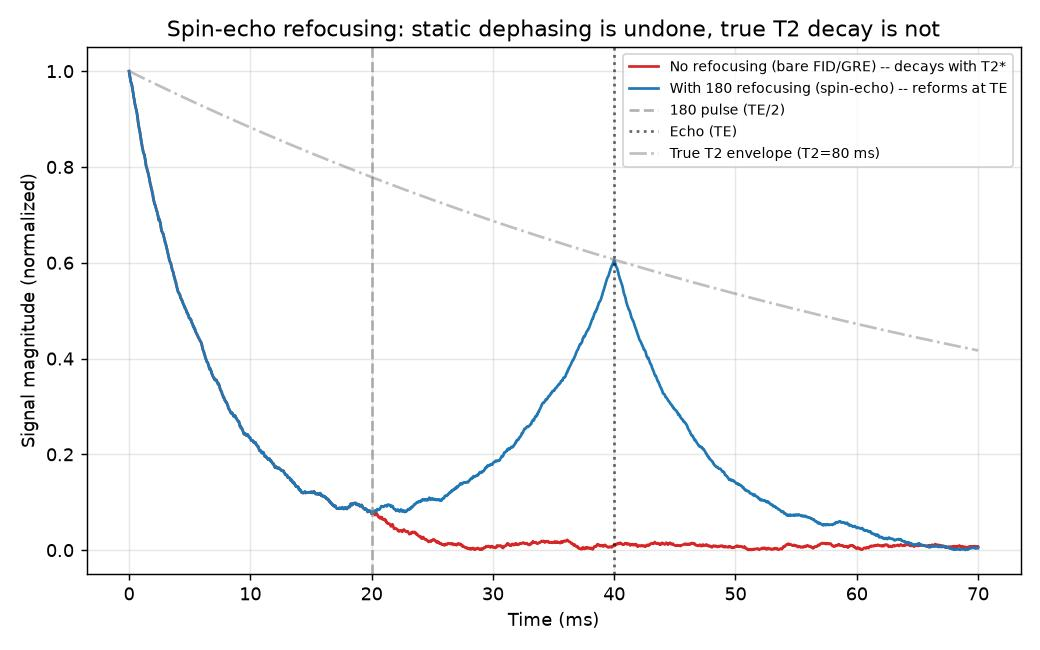

Source code (Python):
"""
bloch_sim/refocusing_demo.py — proof that a 180 refocusing pulse undoes
static-inhomogeneity dephasing, and a direct visual of why spin-echo
signal decays with T2 (slow) while a bare FID/GRE decays with T2* (fast).

Method: represent local field inhomogeneity as a population of
isochromats, each with its own STATIC off-resonance frequency f_i drawn
from a Lorentzian distribution (a Lorentzian linewidth is the standard
model for T2'-type static dephasing -- its Fourier transform is exactly
an exponential decay, which is why an inhomogeneous bare FID looks
exponentially-decaying even though no "true" relaxation has occurred).

For isochromat i, accumulated phase before the 180 (at TE/2):
    phase_before = 2*pi*f_i*(TE/2)
A 180 pulse flips this phase. Accumulated phase after the 180, at any
time t > TE/2:
    phase(t) = -phase_before + 2*pi*f_i*(t - TE/2)
Substitute t = TE:
    phase(TE) = -2*pi*f_i*(TE/2) + 2*pi*f_i*(TE/2) = 0
...for EVERY f_i, regardless of its value. That's the whole proof: no
matter how much static dephasing occurred, the 180 exactly undoes it by
time TE.

We separately multiply in an exp(-t/T2) envelope to represent TRUE,
irreversible relaxation (random microscopic processes -- diffusion,
spin-spin interactions -- that no refocusing pulse can undo). This is
why the echo peak at TE is below the initial signal, even though the
reversible (static-inhomogeneity) part refocused perfectly.
"""

import numpy as np


def simulate_signal(f_offsets, te, t2, t_max, n_t=2000):
    """
    f_offsets : array of per-isochromat static off-resonance frequencies (Hz)
    te        : echo time (s) -- the 180 is applied at te/2
    t2        : true T2 (s), applied as an overall irreversible envelope
    t_max     : total simulated time (s)
    Returns t (n_t,), signal_with_refocusing (n_t,), signal_no_refocusing (n_t,)
    """
    t = np.linspace(0, t_max, n_t)

    # --- No refocusing (bare FID/GRE case): phase just accumulates ---
    phase_no_refocus = 2 * np.pi * np.outer(t, f_offsets)  # (n_t, n_iso)
    signal_no_refocus = np.abs(np.mean(np.exp(1j * phase_no_refocus), axis=1))
    signal_no_refocus *= np.exp(-t / t2)  # true relaxation still applies

    # --- With refocusing: phase flips at TE/2 ---
    # Before TE/2: normal accumulation, phase(t) = 2*pi*f_i*t
    # At TE/2: 180 pulse flips accumulated phase -> -phase(TE/2)
    # After TE/2: continues accumulating from that flipped starting point:
    #   phase(t) = -phase(TE/2) + 2*pi*f_i*(t - TE/2)
    # At t = TE this equals exactly 0 for every f_i -- the refocusing proof.
    phase_at_flip = 2 * np.pi * (te / 2) * f_offsets  # (n_iso,), phase(TE/2)
    phase_refocus = np.where(
        t[:, None] <= te / 2,
        2 * np.pi * np.outer(t, f_offsets),
        -phase_at_flip[None, :] + 2 * np.pi * np.outer(t - te / 2, f_offsets),
    )
    signal_refocus = np.abs(np.mean(np.exp(1j * phase_refocus), axis=1))
    signal_refocus *= np.exp(-t / t2)  # true relaxation still applies -- this
                                        # is what keeps the echo peak BELOW 1.0

    return t, signal_refocus, signal_no_refocus


if __name__ == "__main__":
    import matplotlib
    matplotlib.use("Agg")
    import matplotlib.pyplot as plt

    np.random.seed(0)
    n_iso = 2000
    # Lorentzian-distributed static off-resonance frequencies -- standard
    # model for field-inhomogeneity-induced dephasing (T2' contribution)
    linewidth_hz = 40.0  # controls how fast the "no refocusing" case decays
    f_offsets = linewidth_hz * np.tan(np.pi * (np.random.rand(n_iso) - 0.5)) * 0.5

    te = 0.040       # 40 ms echo time
    t2_true = 0.080  # 80 ms -- the TRUE, irreversible T2
    t_max = 0.070    # simulate a bit past TE to show the post-echo decay

    t, signal_refocus, signal_no_refocus = simulate_signal(
        f_offsets, te=te, t2=t2_true, t_max=t_max
    )

    plt.figure(figsize=(8, 5))
    plt.plot(t * 1e3, signal_no_refocus, label="No refocusing (bare FID/GRE) -- decays with T2*", color="tab:red")
    plt.plot(t * 1e3, signal_refocus, label="With 180 refocusing (spin-echo) -- reforms at TE", color="tab:blue")
    plt.axvline(te / 2 * 1e3, color="gray", linestyle="--", alpha=0.6, label="180 pulse (TE/2)")
    plt.axvline(te * 1e3, color="black", linestyle=":", alpha=0.6, label="Echo (TE)")
    plt.plot(t * 1e3, np.exp(-t / t2_true), color="gray", linestyle="-.", alpha=0.5,
              label=f"True T2 envelope (T2={t2_true*1e3:.0f} ms)")
    plt.xlabel("Time (ms)")
    plt.ylabel("Signal magnitude (normalized)")
    plt.title("Spin-echo refocusing: static dephasing is undone, true T2 decay is not")
    plt.legend(fontsize=8)
    plt.grid(alpha=0.3)
    plt.tight_layout()
    plt.savefig("bloch_sim/refocusing_demo.jpg", dpi=130)

    echo_idx = np.argmin(np.abs(t - te))
    print(f"Signal at TE, WITH refocusing:    {signal_refocus[echo_idx]:.3f}")
    print(f"Signal at TE, WITHOUT refocusing: {signal_no_refocus[echo_idx]:.3f}")
    print(f"True T2 envelope value at TE:      {np.exp(-te/t2_true):.3f}")
    print("(the refocused signal at TE should closely match the T2 envelope --")
    print(" i.e. ALL that's left is true relaxation, static dephasing is fully undone)")
    print("Saved bloch_sim/refocusing_demo.jpg")
